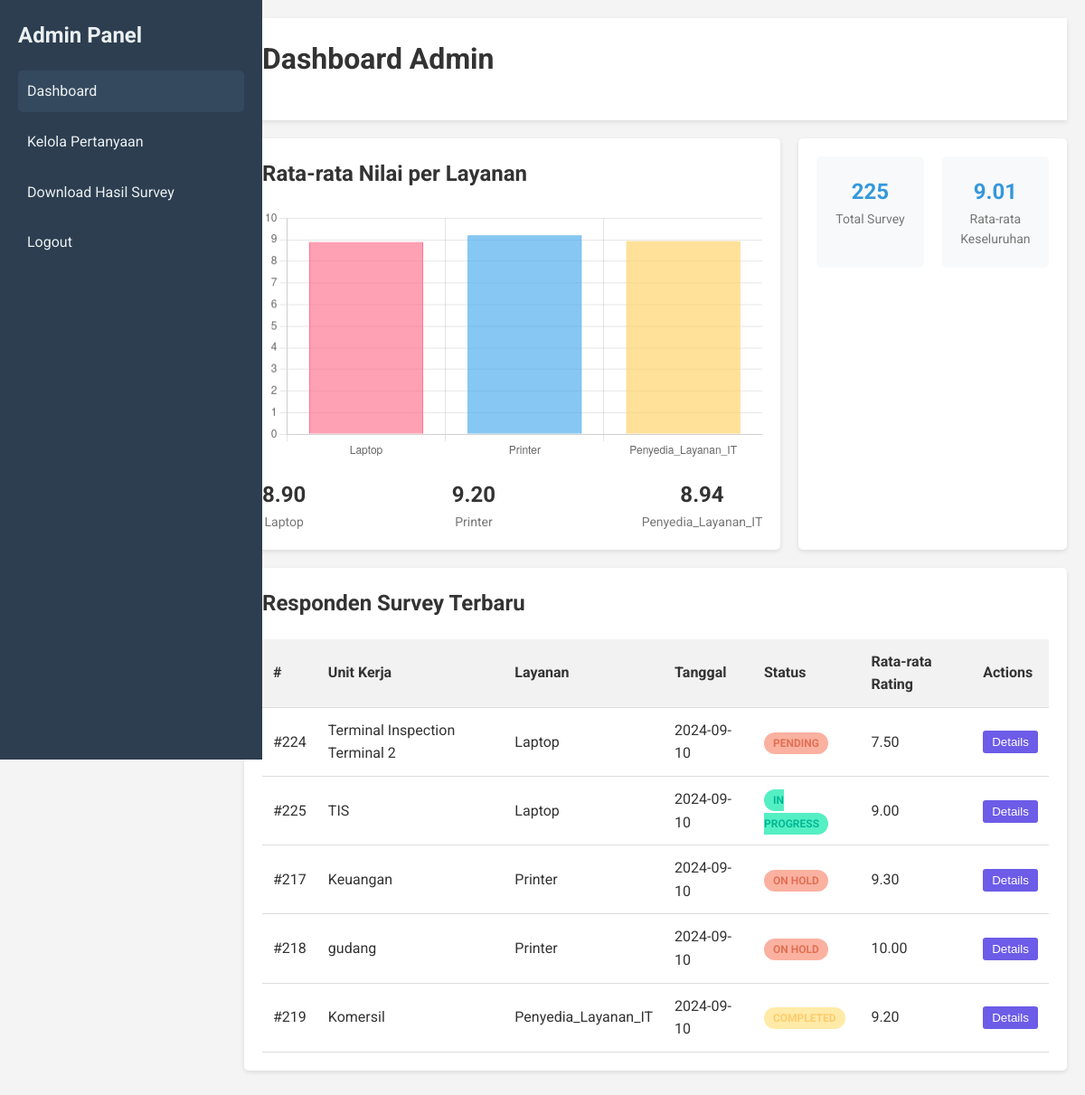
Page /admin/dashboard.php (signed in) on the committed database.
### tables this page shows
CREATE TABLE IF NOT EXISTS `surveys` (
  `id` int(11) NOT NULL AUTO_INCREMENT,
  `unit_kerja` varchar(255) NOT NULL,
  `layanan` enum('Laptop','Printer','Penyedia_Layanan_IT') NOT NULL,
  `nomor_telepon` varchar(20) DEFAULT NULL,
  `tanggal` date NOT NULL,
  `created_at` timestamp NOT NULL DEFAULT CURRENT_TIMESTAMP,
  `feedback` text,
  PRIMARY KEY (`id`)
);

### includes/functions.php (called while the page is built, shortened)
<?php
function get_survey_count() {
    global $pdo;
    $stmt = $pdo->query("SELECT COUNT(*) FROM surveys");
    return $stmt->fetchColumn();
}
function get_average_ratings() {
    global $pdo;
    try {
        $stmt = $pdo->query("
            SELECT
                s.layanan,
                AVG(sa.answer) as avg_rating,
                COUNT(DISTINCT s.id) as count
            FROM
                surveys s
            LEFT JOIN
                survey_answers sa ON s.id = sa.survey_id
            GROUP BY
                s.layanan
        ");
        return $stmt->fetchAll(PDO::FETCH_ASSOC);
    } catch (PDOException $e) {
        error_log("Error in get_average_ratings: " . $e->getMessage());
        return array();
    }
}

### admin/dashboard.php (the view, shortened to what this page needs)
<?php
require_once '../includes/functions.php';
require_once '../includes/db.php';
$survey_count = get_survey_count();
$avg_ratings = get_average_ratings();
$overall_average = array_sum(array_column($avg_ratings, 'avg_rating')) / count($avg_ratings);
function get_survey_respondents($limit = 5) {
    global $pdo;
    $query = "
        SELECT s.id, s.unit_kerja, s.layanan, s.tanggal,
               AVG(sa.answer) as avg_rating
        FROM surveys s
        JOIN survey_answers sa ON s.id = sa.survey_id
        GROUP BY s.id
        ORDER BY s.tanggal DESC
        LIMIT :limit
    ";
    $stmt = $pdo->prepare($query);
    $stmt->bindValue(':limit', $limit, PDO::PARAM_INT);
    $stmt->execute();
    return $stmt->fetchAll(PDO::FETCH_ASSOC);
}
$respondents = get_survey_respondents();
?>
<!DOCTYPE html>
<html lang="id">
<head>
</head>
<body>
    <div class="sidebar">
        <h2>Admin Panel</h2>
        <ul>
            <li><a href="dashboard.php" class="active">Dashboard</a></li>
            <li><a href="manage_questions.php">Kelola Pertanyaan</a></li>
            <li><a href="download_results.php">Download Hasil Survey</a></li>
            <li><a href="../logout.php">Logout</a></li>
        </ul>
    </div>
    <div class="main-content">
        <div class="container">
            <div class="header">
                <h1>Dashboard Admin</h1>
            </div>
            <div class="dashboard-grid">
                <div class="card">
                    <h2>Rata-rata Nilai per Layanan</h2>
                    <canvas id="ratingChart"></canvas>
                    <div class="target-sales">
                        <?php foreach ($avg_ratings as $rating): ?>
                        <div class="target-item">
                            <div class="target-value"><?php echo number_format($rating['avg_rating'], 2); ?></div>
                            <div class="target-label"><?php echo $rating['layanan']; ?></div>
                        </div>
                        <?php endforeach; ?>
                    </div>
                </div>
                <div class="card">
                    <div class="stats-grid">
                        <div class="stat-item">
                            <div class="stat-value"><?php echo $survey_count; ?></div>
                            <div class="stat-label">Total Survey</div>
                        </div>
                        <div class="stat-item">
                            <div class="stat-value"><?php echo number_format($overall_average, 2); ?></div>
                            <div class="stat-label">Rata-rata Keseluruhan</div>
                        </div>
                    </div>
                </div>
            </div>
            <div class="card">
                <h2>Responden Survey Terbaru</h2>
                <table>
                    <thead>
                        <tr>
                            <th>#</th>
                            <th>Unit Kerja</th>
                            <th>Layanan</th>
                            <th>Tanggal</th>
                            <th>Status</th>
                            <th>Rata-rata Rating</th>
                            <th>Actions</th>
                        </tr>
                    </thead>
                    <tbody>
                        <?php foreach ($respondents as $index => $respondent): ?>
                        <tr>
                            <td>#<?php echo $respondent['id']; ?></td>
                            <td><?php echo $respondent['unit_kerja']; ?></td>
                            <td><?php echo $respondent['layanan']; ?></td>
                            <td><?php echo $respondent['tanggal']; ?></td>
                            <td>
                                <span class="status status-<?php echo ['pending', 'completed', 'progress', 'hold'][array_rand([0,1,2,3])]; ?>">
                                    <?php echo ['PENDING', 'COMPLETED', 'IN PROGRESS', 'ON HOLD'][array_rand([0,1,2,3])]; ?>
                                </span>
                            </td>
                            <td><?php echo number_format($respondent['avg_rating'], 2); ?></td>
                            <td><button class="btn-details">Details</button></td>
                        </tr>
                        <?php endforeach; ?>
                    </tbody>
                </table>
            </div>
        </div>
    </div>
    <script>
    var ctx = document.getElementById('ratingChart').getContext('2d');
    var myChart = new Chart(ctx, {
        type: 'bar',
        data: {
            labels: <?php echo json_encode(array_column($avg_ratings, 'layanan')); ?>,
            datasets: [{
                label: 'Rata-rata Nilai',
                data: <?php echo json_encode(array_column($avg_ratings, 'avg_rating')); ?>,
                backgroundColor: [
                    'rgba(255, 99, 132, 0.6)',
                    'rgba(54, 162, 235, 0.6)',
                    'rgba(255, 206, 86, 0.6)'
                ],
                borderColor: [
                    'rgba(255, 99, 132, 1)',
                    'rgba(54, 162, 235, 1)',
                    'rgba(255, 206, 86, 1)'
                ],
                borderWidth: 1
            }]
        },
        options: {
            scales: {
                y: {
                    beginAtZero: true,
                    max: 10
                }
            },
            plugins: {
                legend: {
                    display: false
                },
                tooltip: {
                    callbacks: {
                        label: function(context) {
                            let label = context.dataset.label || '';
                            if (label) {
                                label += ': ';
                            }
                            if (context.parsed.y !== null) {
                                label += context.parsed.y.toFixed(2);
                            }
                            return label;
                        }
                    }
                }
            }
        }
    });
    </script>
</body>
</html>

### admin/dashboard.php (style rules this page uses)
body { font-family: 'Roboto', sans-serif; line-height: 1.6; color: #333; background-color: #f4f4f4; margin: 0; padding: 0; display: flex; }
.sidebar { width: 250px; background-color: #2c3e50; color: #ecf0f1; padding: 20px; height: 100vh; position: fixed; }
.sidebar h2 { color: #ecf0f1; margin-bottom: 20px; }
.sidebar ul { list-style-type: none; padding: 0; }
.sidebar ul li { margin-bottom: 10px; }
.sidebar ul li a { color: #ecf0f1; text-decoration: none; display: block; padding: 10px; border-radius: 5px; transition: background-color 0.3s; }
.sidebar ul li a:hover, .sidebar ul li a.active { background-color: #34495e; }
.main-content { flex: 1; padding: 20px; margin-left: 250px; }
.container { max-width: 1200px; margin: 0 auto; }
.header { background-color: #fff; padding: 20px; box-shadow: 0 2px 5px rgba(0,0,0,0.1); margin-bottom: 20px; }
h1, h2 { color: #333; margin-top: 0; }
.dashboard-grid { display: grid; grid-template-columns: 2fr 1fr; gap: 20px; }
.card { background-color: #fff; border-radius: 5px; box-shadow: 0 2px 5px rgba(0,0,0,0.1); padding: 20px; margin-bottom: 20px; }
.stats-grid { display: grid; grid-template-columns: repeat(2, 1fr); gap: 20px; }
.stat-item { text-align: center; padding: 20px; background-color: #f8f9fa; border-radius: 5px; }
.stat-value { font-size: 24px; font-weight: bold; color: #3498db; }
.stat-label { font-size: 14px; color: #777; }
.target-sales { display: flex; justify-content: space-between; margin-top: 20px; }
.target-item { text-align: center; }
.target-value { font-size: 24px; font-weight: bold; }
.target-label { font-size: 14px; color: #777; }
table { width: 100%; border-collapse: collapse; }
th, td { padding: 12px; text-align: left; border-bottom: 1px solid #ddd; }
th { background-color: #f2f2f2; }
.status { padding: 5px 10px; border-radius: 20px; font-size: 12px; font-weight: bold; }
.status-pending { background-color: #ffeaa7; color: #fdcb6e; }
.status-completed { background-color: #55efc4; color: #00b894; }
.status-hold { background-color: #fab1a0; color: #e17055; }
.btn-details { background-color: #6c5ce7; color: white; padding: 5px 10px; border: none; border-radius: 3px; cursor: pointer; }

### rows in the picture
surveys: id "224", unit_kerja "Terminal Inspection Terminal 2", layanan "Laptop", tanggal "2024-09-10", avg_rating "7.50"
surveys: id "225", unit_kerja "TIS", layanan "Laptop", tanggal "2024-09-10", avg_rating "9.00"
surveys: id "217", unit_kerja "Keuangan", layanan "Printer", tanggal "2024-09-10", avg_rating "9.30"
surveys: id "218", unit_kerja "gudang", layanan "Printer", tanggal "2024-09-10", avg_rating "10.00"
surveys: id "219", unit_kerja "Komersil", layanan "Penyedia_Layanan_IT", tanggal "2024-09-10", avg_rating "9.20"

### other values in the picture
$rating['avg_rating'] "8.90"
$rating['layanan'] "Laptop"
$rating['avg_rating'] "9.20"
$rating['layanan'] "Printer"
$rating['avg_rating'] "8.94"
$rating['layanan'] "Penyedia_Layanan_IT"
$survey_count "225"
$overall_average "9.01"
chart data {{ json_encode(array_column($avg_ratings, 'layanan')) }} ["Laptop","Printer","Penyedia_Layanan_IT"]
chart data {{ json_encode(array_column($avg_ratings, 'avg_rating')) }} ["8.8989","9.2000","8.9358"]
